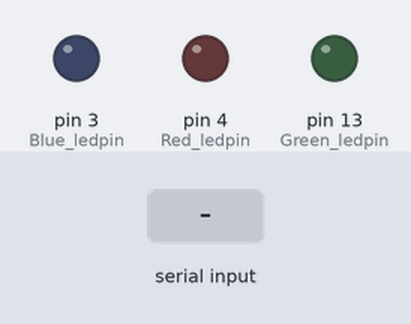
This sketch was run on a simulated Arduino Uno, built with avr-gcc and run on an emulated ATmega328P. On the bench: output pins drawn as LEDs (lit = HIGH). Dashed ring = blinking. The test bench sets the inputs (shaded band). What the sketch prints to the serial monitor is not drawn.

Above: at 1.2 s.
1.3 s: "G" received over Serial
At 4.1 s:
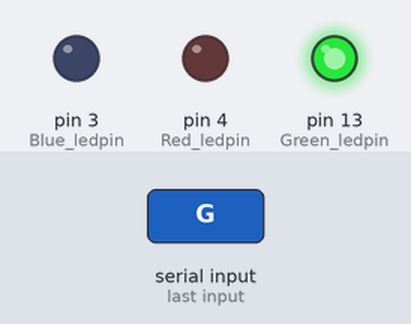
4.3 s: "B" received over Serial
At 5.0 s:
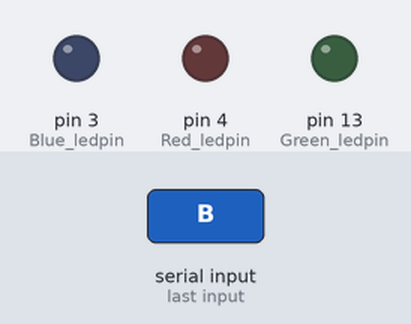
7.2 s: "g" received over Serial
At 8.0 s:
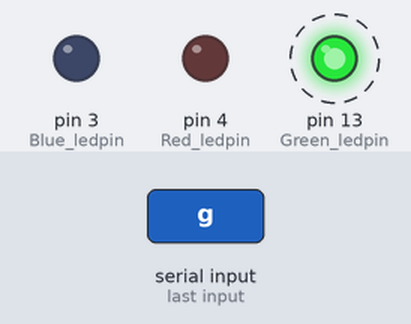
Timing chart, 0 to 16.2 s (numbered marks = the images above; inputs shaded):
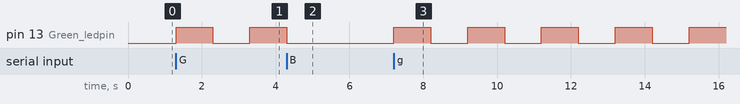

The sketch:

test.ino
```cpp
#include <Wire.h>
#include <SoftwareSerial.h>
SoftwareSerial BTSerial(11, 12); // RX | TX
char val, temp;
const char* out;
const int Green_ledpin = 13, Blue_ledpin = 3, Red_ledpin = 4;
void setup() {
  Serial.begin(38400);
  pinMode(Green_ledpin, OUTPUT);
  pinMode(Blue_ledpin, OUTPUT);
  pinMode(Red_ledpin, OUTPUT);
  Serial.println("Enter AT commands:");
  BTSerial.begin(38400); // HC-05 default speed in AT command more
}

void loop() {
  if (Serial.available()) {
    val = Serial.read();
  }
  // Keep reading from Arduino Serial Monitor and send to HC-05
  if (val == 'G' || val == 'g' || val == 'B' || val == 'b' || val == 'R' || val == 'r' || val == 'A' || val == 'a')
  {
    temp = val ;
  }
  if (temp == 'G' || temp == 'g')
  {
    digitalWrite(Green_ledpin, HIGH);
    delay(1000);
    digitalWrite(Green_ledpin, LOW);
    delay(1000);
  }

  Serial.println(temp);
}
```

Measured:
- after the input at 1.3 s, pin 13 (Green_ledpin): LOW → HIGH at once, → LOW 1.0 s later, → HIGH 1.0 s later
- after the input at 4.3 s, pin 13 (Green_ledpin): goes on until 4.3 s, then stays LOW
- after the input at 7.2 s, pin 13 (Green_ledpin): alternates HIGH for 1.0 s and LOW for 1.0 s, starting at once
